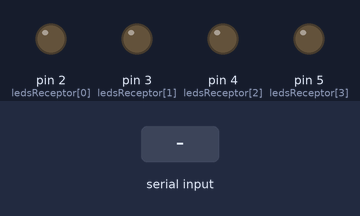
The sketch below on a simulated Arduino Uno, built with avr-gcc and run on an emulated ATmega328P. Parts: output pins drawn as LEDs (lit = HIGH). Inputs (shaded band) come from the test bench. Random numbers use the default seed unless the sketch sets one; what the sketch prints to the serial monitor is not drawn.

Above: at 1.2 s.
1.3 s: byte 30 received over Serial
At 3.8 s:
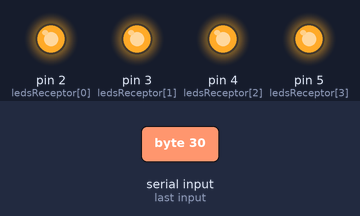
4.3 s: byte 90 received over Serial
At 6.8 s:
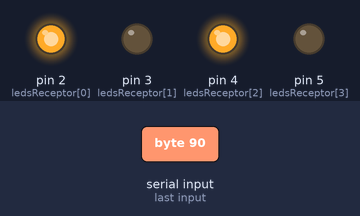
7.3 s: byte 120 received over Serial
At 8.8 s:
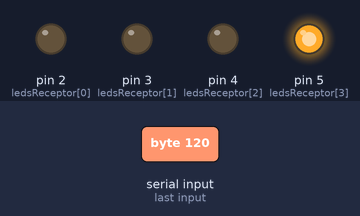
Timing chart, 0 to 11.5 s (numbered marks = the images above; inputs shaded):
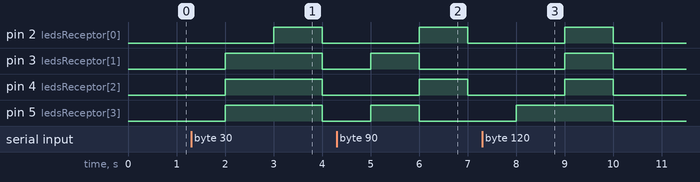

The sketch:

receptor.ino
```cpp
// Arduino Receptor
int ledsReceptor[4] = {2, 3, 4, 5}; // Pines de LEDs para el receptor
int numeroReceptor;

void setup() {
  Serial.begin(9600);
  for (int i = 0; i < 4; i++) {
    pinMode(ledsReceptor[i], OUTPUT); // Configura los LEDs del receptor
  }
  randomSeed(analogRead(0)); // Para generar números aleatorios
}

void loop() {
  // Espera el número enviado por el emisor
  if (Serial.available() > 0) {
    int numeroRecibido = Serial.read(); // Lee el número enviado por el emisor

    // Muestra el número recibido en binario usando los LEDs del receptor
    for (int i = 0; i < 4; i++) {
      digitalWrite(ledsReceptor[i], (numeroRecibido >> i) & 0x01); // Ajusta cada LED
    }

    delay(1000); // Mantiene los LEDs encendidos durante 1 segundo

    // Apaga los LEDs después de mostrar el número
    for (int i = 0; i < 4; i++) {
      digitalWrite(ledsReceptor[i], LOW);
    }

    numeroReceptor = random(1, 16); // Genera un número aleatorio entre 1 y 15
    Serial.write(numeroReceptor); // Envía el número al emisor

    // Muestra el número en binario usando los LEDs del receptor
    for (int i = 0; i < 4; i++) {
      digitalWrite(ledsReceptor[i], (numeroReceptor >> i) & 0x01); // Ajusta cada LED
    }

    delay(1000); // Muestra el número enviado durante 1 segundo

    // Apaga los LEDs del receptor
    for (int i = 0; i < 4; i++) {
      digitalWrite(ledsReceptor[i], LOW);
    }
  }

  delay(1000); // Espera 1 segundo antes de procesar el siguiente número
}
```

Measured:
- after the input at 1.3 s, pin 2 (ledsReceptor[0]): LOW → HIGH after 1.7 s, → LOW 1.0 s later; pin 3 (ledsReceptor[1]), pin 4 (ledsReceptor[2]), pin 5 (ledsReceptor[3]): LOW → HIGH after 0.70 s, → LOW 2.0 s later
- after the input at 4.3 s, pin 2 (ledsReceptor[0]), pin 4 (ledsReceptor[2]): LOW → HIGH after 1.7 s, → LOW 1.0 s later; pin 3 (ledsReceptor[1]), pin 5 (ledsReceptor[3]): LOW → HIGH after 0.70 s, → LOW 1.0 s later
- after the input at 7.3 s, pin 2 (ledsReceptor[0]), pin 3 (ledsReceptor[1]), pin 4 (ledsReceptor[2]): LOW → HIGH after 1.7 s, → LOW 1.0 s later; pin 5 (ledsReceptor[3]): LOW → HIGH after 0.70 s, → LOW 2.0 s later
